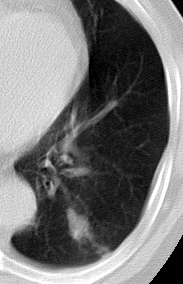
%> input picture CTcase_input_images/CTcase6.pgm, 183 x 284 px
$ octave Lung_nodule_detection.m   (GNU Octave 9; MATLAB toolbox functions it lacks are replaced by stand-ins)
%> lines starting %> are read from the running program, lines starting %| are printed output that depends on the picture; in (x1, y1, x2, y2) boxes, pixels count from 0 and x2, y2 are one past the last pixel; in counts of white or black regions, pixels touching at a corner belong together; the program's own positions count from 1; long printed decimals are rounded
clc;
clear all;

img=imread('CTcase6.pgm');
%> img is the input picture: size 284x183 uint8; min 0, max 255, mean 119.2
figure(1);
imshow(img);
title('original image');
[m l]=size(img);
%> m = 284; l = 183
N=m*l; %total number of pixels in the image
%> N = 51972

[num graylevel]=imhist(img);
%> num = 256 values, max 980 at index 1, min 25 at index 255, mean 203; graylevel = 256 values from 0 to 255
figure(2);
stem(graylevel,num);
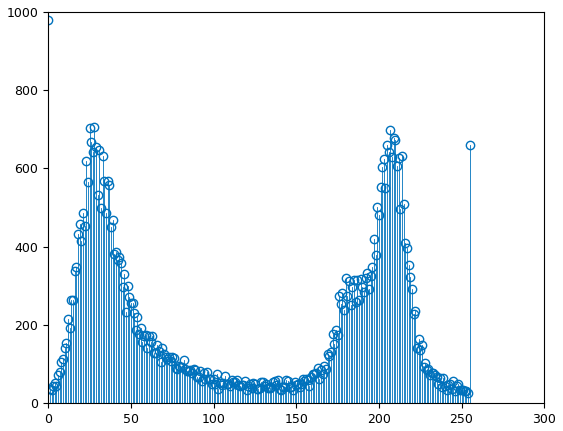
%> figure redrawn from the program's plot data; highest point at x = 0, y = 980
L=length(graylevel);
%> L = 256
p=num/N;
%> p = 256 values, max 0.0189 at index 1, min 0.000481 at index 255, mean 0.00391
%display(p);
w0=zeros(1,L);
u0=zeros(1,L);
u1=zeros(1,L);
for k=1:L
    for i=1:k
        w0(k)=w0(k)+p(i);
    end
    w1(k)=1-w0(k);
end
%> after the loop, w0 = 256 values from 0.0189 to 1; w1 = 256 values, max 0.981 at index 1, min 4.44e-16 at index 256, mean 0.466

for k=1:L
    for i=1:k
        u0(k)=u0(k)+(i*p(i));
    end
    u0(k)=u0(k)/w0(k);
    for i=k+1:L
        u1(k)=u1(k)+(i*p(i));
    end
    u1(k)=u1(k)/w1(k);
end
%> after the loop, u0 = 256 values from 1 to 120.2; u1 = 256 values, max 256 at index 255, min 0 at index 256, mean 195.8

uT=0;
for i=1:L
    uT=uT+(i*p(i));
end
%> this loop made 256 passes
%> uT on passes 1 to 3: 0.0189, 0.0203, 0.0223
%> after the loop, uT = 120.2

% display(uT);
% x=(w0(50)*u0(50))+(w1(50)*u1(50));
% display(x);

var0=zeros(1,L);
var1=zeros(1,L);

for k=1:L
    for i=1:k
        var0(k)=var0(k)+(((i-u0(k))^2)*p(i));
    end
    var0(k)=var0(k)/w0(k);
    for i=k+1:L
        var1(k)=var1(k)+(((i-u1(k))^2)*p(i));
    end
    var1(k)=var1(k)/w1(k);
end
%> after the loop, var0 = 256 values from 0 to 6893.7; var1 = 256 values, max 6747.7 at index 1, min 0 at index 256, mean 1617.5

varT=0;
for i=1:L
    varT=varT+(((i-uT)^2)*p(i));
end
%> this loop made 256 passes
%> varT on passes 1 to 3: 268, 278, 287.2
%> after the loop, varT = 6893.7

varB=zeros(1,L);
for k=1:L
    varB(k)=w0(k)*w1(k)*((u1(k)-u0(k))^2);
    n(k)=varB(k)/varT;
end
%> after the loop, n = 256 values, max 0.907 at index 120, min 9.31e-16 at index 256, mean 0.584; varB = 256 values, max 6254.5 at index 120, min 6.42e-12 at index 256, mean 4027

[C I]=max(varB);
%> C = 6254.5; I = 120
display(I);
%| I = 120

for j=1:m
    for q=1:l
        if img(j,q)>I
            img(j,q)=0;
        elseif img(j,q)<=I
            img(j,q)=img(j,q);
        end
    end
end
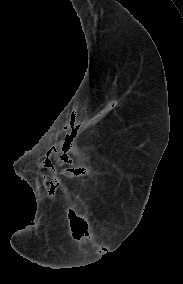
%> img: size 284x183 uint8; min 0, max 120, mean 20.5

figure(3);
imshow(img);
title('segmented image');

img1=imfill(img,'holes');
figure(4);
imshow(img1);
img1=imclose(img1,strel('ball',2,2));
figure(5);
imshow(img1);
title('morphologically filtered image');

h=fspecial('log',[5 5],0.8);
img2=imfilter(img1,h);
figure(6);
imshow(img2);
title('edge detected image');
img3=imadd(img2,img1);
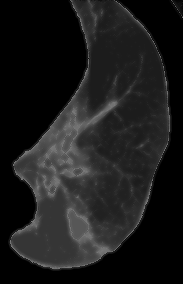
%> img3: size 284x183 uint8; min 0, max 120, mean 27.3
figure(7);
imshow(img3);
title('edge enhanced image');

[m1 l1]=size(img3);
%> m1 = 284; l1 = 183
N1=m1*l1; %total number of pixels in the image
%> N1 = 51972

[num1 graylevel1]=imhist(img3);
%> num1 = 256 values, max 23722 at index 1, min 0 at index 122, mean 203; graylevel1 = 256 values from 0 to 255
figure(8);
stem(graylevel1,num1);
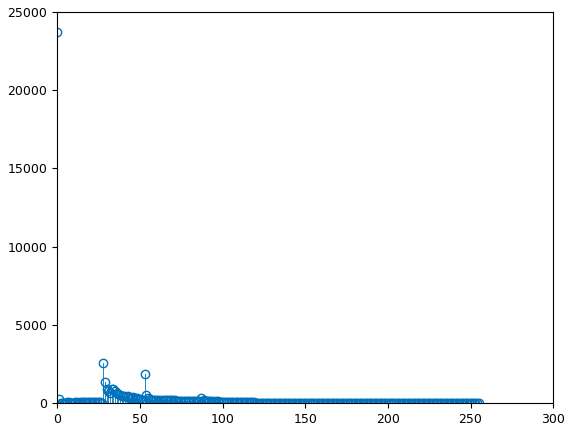
%> figure redrawn from the program's plot data; highest point at x = 0, y = 23722
L1=length(graylevel1);
%> L1 = 256
p1=num1/N1;
%> p1 = 256 values, max 0.456 at index 1, min 0 at index 122, mean 0.00391
%display(p);

w10=zeros(1,80);
u10=zeros(1,80);
u11=zeros(1,80);
for k=1:80
    for i=25:25+k
        w10(k)=w10(k)+p1(i);
    end
    w11(k)=1-w10(k);
end
%> after the loop, w10 = 80 values from 0.00187 to 0.497; w11 = 80 values, max 0.998 at index 1, min 0.503 at index 80, mean 0.655

for k=1:80
    for i=25:25+k
        u10(k)=u10(k)+(i*p1(i));
    end
    u10(k)=u10(k)/w10(k);
    for i=k+25+1:105
        u11(k)=u11(k)+(i*p1(i));
    end
    u11(k)=u11(k)/w11(k);
end
%> after the loop, u10 = 80 values from 25.51 to 50.49; u11 = 80 values, max 25.12 at index 1, min 0 at index 80, mean 14.22

u1T=0;
for i=25:105
    u1T=u1T+(i*p1(i));
end
%> this loop made 81 passes
%> u1T on passes 1 to 12: 0.0231, 0.0476, 0.0731, 0.0951, 1.52, 2.29, 2.85, 3.32, 3.74, 4.33, 4.92, 5.45
%> after the loop, u1T = 25.12

display(uT);
%| uT = 120.22
% x=(w0(50)*u0(50))+(w1(50)*u1(50));
% display(x);

var10=zeros(1,80);
var11=zeros(1,80);

for k=1:80
    for i=25:k+25
        var10(k)=var10(k)+(((i-u10(k))^2)*p1(i));
    end
    var10(k)=var10(k)/w10(k);
    for i=k+25+1:105
        var11(k)=var11(k)+(((i-u11(k))^2)*p1(i));
    end
    var11(k)=var11(k)/w11(k);
end
%> after the loop, var10 = 80 values, max 415.9 at index 80, min 0.25 at index 1, mean 148.1; var11 = 80 values, max 861.4 at index 36, min 0 at index 80, mean 636.8

var1T=0;
for i=25:105
    var1T=var1T+(((i-u1T)^2)*p1(i));
end
%> this loop made 81 passes
%> var1T on passes 1 to 12: 1.32e-05, 0.000744, 0.00408, 0.0106, 0.751, 1.36, 1.98, 2.69, 3.48, 4.83, 6.49, 8.22
%> after the loop, var1T = 527.2

var1B=zeros(1,80);
for k=1:80
    var1B(k)=w10(k)*w11(k)*((u11(k)-u10(k))^2);
    n1(k)=var1B(k)/var1T;
end
%> after the loop, n1 = 80 values from 5.27e-07 to 1.21; var1B = 80 values from 0.000278 to 637.4

[C1 I1]=max(var1B);
%> C1 = 637.4; I1 = 80
display(I1);
%| I1 = 80

for j=1:m1
    for q=1:l1
        if img3(j,q)>=I1
            img3(j,q)=256;
        elseif img3(j,q)<I1
            img3(j,q)=0;
        end
    end
end
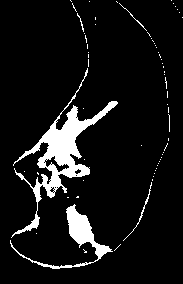
%> img3: size 284x183 uint8; 8.3% white; 66 white regions (61 under 20 px), largest, box (x1, y1, x2, y2) and area: (11, 68, 118, 238) 2935, (10, 204, 113, 269) 1078, (123, 182, 152, 241) 82, (119, 3, 147, 31) 38, (77, 13, 84, 32) 26

figure(9);
im=bwmorph(img3, 'majority');
%> im: size 284x183 logical; 7.7% white; 19 white regions (11 under 20 px), largest, box (x1, y1, x2, y2) and area: (15, 101, 118, 203) 2695, (66, 205, 112, 261) 863, (13, 214, 40, 236) 147

imshow(im);
title('nodule detected image');

[l num]=bwlabel(im);
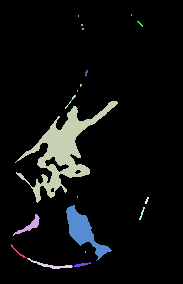
%> l: size 284x183 double; 20 distinct labels, from 0 to 19; one colour per label, 0 black
%> num = 19
display(num);
%| num = 19


% to calculate area
area=zeros(1,num);
for f=1:num
    [r c]=find(l==f);
    area(f)=numel(r);
end
%> this loop made 19 passes
%> (r, c) on passes 8 to 13: ([91; 92], [78; 78]), ([197; 198], [78; 78]), ([16; 17], [79; 79]), ([85; 86; 87; 85; 86], [81; 81; 81; 82; 82]), ([25; 26; 25; 26], [82; 82; 83; 83]), ([29; 30; 29; 30], [83; 83; 84; 84])
%> after the loop, area = 19 values, max 2695 at index 3, min 2 at index 8, mean 210.8
display(area);
%| area =
%|  Columns 1 through 11:
%|      32    147   2695    117     23    863     41      2      2      2      5
%|  Columns 12 through 19:
%|       4      4     14      2      2     11     24     15

%to calculate circularity
%to calculate perimeter

per=zeros(1,num);
per1=zeros(1,num);
cir=zeros(1,num);
for f1=1:num
    [r1 c1]=find(l==f1);
    [u v]=min(c1);
    r2=r1(v); c2=c1(v);
    s=r1(v); t=c1(v);
    w=im(r2,c2);
    a=[];
    b=[];
    g=1;
    a(1)=s;
    b(1)=t;
    d=5;
    count=0;
    while 1
        if d==0
            count=count+1;
            if (c2~=l1 && im(r2,c2+1)==w)
                d=mod((d+7),8);
                g=g+1;
                a(g)=r2;
                b(g)=c2+1;
                r2=r2;
                c2=c2+1;
            else
                d=d+1;
            end
        end
        if d==1
            count=count+1;
            if (r2~=1 && c2~=l1 && im(r2-1,c2+1)==w)
                d=mod((d+7),8);
                g=g+1;
                a(g)=r2-1;
                b(g)=c2+1;
                r2=r2-1;
                c2=c2+1;
            else
                d=d+1;
            end
        end
        if d==2
            count=count+1;
            if (r2~=1 && im(r2-1,c2)==w)
               d=mod((d+7),8);
                g=g+1;
                a(g)=r2-1;
                b(g)=c2;
                r2=r2-1;
                c2=c2;
            else
                d=d+1;
            end
        end
        if d==3
            count=count+1;
            if (r2~=1 && c2~=1 && im(r2-1,c2-1)==w)
                d=mod((d+7),8);
                g=g+1;
                a(g)=r2-1;
                b(g)=c2-1;
                r2=r2-1;
                c2=c2-1;
            else
                d=d+1;
            end
        end
        if d==4
            count=count+1;
            if (c2~=1 && im(r2,c2-1)==w)
                d=mod((d+7),8);
                g=g+1;
                a(g)=r2;
                b(g)=c2-1;
                r2=r2;
                c2=c2-1;
            else
                d=d+1;
            end
        end
        if d==5
            count=count+1;
            if (r2~=m1 && c2~=1 && im(r2+1,c2-1)==w)
                d=mod((d+7),8);
                g=g+1;
                a(g)=r2+1;
                b(g)=c2-1;
                r2=r2+1;
                c2=c2-1;
            else
                d=d+1;
            end
        end
        if d==6
            count=count+1;
            if (r2~=m1 && im(r2+1,c2)==w)
                d=mod((d+7),8);
                g=g+1;
                a(g)=r2+1;
                b(g)=c2;
                r2=r2+1;
                c2=c2;
            else
                d=d+1;
            end
        end
        if d==7
            count=count+1;
            if (r2~=m1 && c2~=l1 && im(r2+1,c2+1)==w)
                d=mod((d+7),8);
                g=g+1;
                a(g)=r2+1;
                b(g)=c2+1;
                r2=r2+1;
                c2=c2+1;
            else
                d=0;
            end
        end
        if count>8
            if (r2==s && c2==t)
                break
            end
        end
    end


    for i=1:length(b)-1;
       per(f1)=per(f1)+sqrt((a(i)-a(i+1)).^2+(b(i)-b(i+1)).^2);
    end
    cir(f1)=(4*area(f1)*pi)/per(f1).^2;
end
%> this loop made 19 passes
%> (r1, c1, u, s, t) on passes 8 to 12: ([91; 92], [78; 78], 78, 91, 78), ([197; 198], [78; 78], 78, 197, 78), ([16; 17], [79; 79], 79, 16, 79), ([85; 86; 87; 85; 86], [81; 81; 81; 82; 82], 81, 85, 81), ([25; 26; 25; 26], [82; 82; 83; 83], 82, 25, 82)
%> (u, s, t) on passes 1 to 6: (12, 245, 12), (14, 235, 14), (16, 163, 16), (28, 259, 28), (66, 108, 66), (67, 211, 67)
%> after the loop, a = [202 203 204 204 203 202 201 200 199 198 198 199 200 201 202]; b = [146 146 146 147 147 148 148 148 149 149 148 148 147 147 146]; cir = 19 values, max 3.14 at index 12, min 0.083 at index 3, mean 1.09; per = 19 values, max 638.9 at index 3, min 4 at index 8, mean 63.69
display(per);
%| per =
%|  Columns 1 through 7:
%|     40.5269    77.8406   638.9087    99.1127    34.8701   174.9949    36.4853
%|  Columns 8 through 14:
%|      4.0000     4.0000     4.0000     5.4142     4.0000     4.0000    14.2426
%|  Columns 15 through 19:
%|      4.0000     4.0000    14.7279    29.3137    15.6569
display(cir);
%| cir =
%|  Columns 1 through 7:
%|    0.2448   0.3049   0.08296   0.1497   0.2377   0.3541   0.387
%|  Columns 8 through 14:
%|    1.571   1.571   1.571   2.143   3.142   3.142   0.8673
%|  Columns 15 through 19:
%|    1.571   1.571   0.6373   0.351   0.7689

for f1=1:num
    im=bwboundaries(l==f1);
    c=cell2mat(im(1));
    for i=1:size(c,1)-1
        per1(f1)=per1(f1)+sqrt((c(i,1)-c(i+1,1)).^2+(c(i,2)-c(i+1,2)).^2);
    end
end
%> this loop made 19 passes
%> c on passes 8, 9, 10, 11, 12, 13, 15, 16: [91 78; 92 78; 91 78], [197 78; 198 78; 197 78], [16 79; 17 79; 16 79], [85 81; 85 82; 86 82; 87 81; 86 81; 85 81], [25 82; 25 83; 26 83; 26 82; 25 82], [29 83; 29 84; 30 84; 30 83; 29 83], [252 86; 253 86; 252 86], [15 132; 16 132; 15 132]
%> after the loop, per1 = 19 values, max 638.6 at index 3, min 2 at index 8, mean 63.14
display(per1);
%| per1 =
%|  Columns 1 through 7:
%|     40.5269    77.8406   638.5656    99.1127    34.8701   174.9949    36.4853
%|  Columns 8 through 14:
%|      2.0000     2.0000     2.0000     5.4142     4.0000     4.0000    14.2426
%|  Columns 15 through 19:
%|      2.0000     2.0000    14.7279    29.3137    15.6569

figure(10);
scatter(area,cir);
ylim([0 1.5]);
xlim([0 900]);
xlabel('area');
ylabel('circularity');
yL = get(gca,'YLim');
line([25 25],yL,'Color','r');
line([450 450],yL,'Color','r');
xL = get(gca,'XLim');
line(xL,[0.45 0.45],'Color','b');
line(xL,[1 1],'Color','b');

figure(11);
scatter(area, per);
xlabel('area');
ylabel('perimeter');
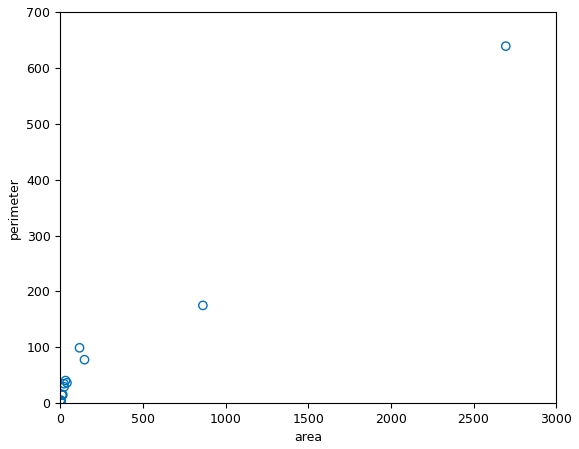
%> figure redrawn from the program's plot data

% to calculate centroid of the objects
centroidx=zeros(1,num);
centroidy=zeros(1,num);
for j=1:num
    [r2 c2]=find(l==j);
    centroidx(j)=mean(c2);
    centroidy(j)=mean(r2);
end
%> this loop made 19 passes
%> (r2, c2) on passes 8 to 13: ([91; 92], [78; 78]), ([197; 198], [78; 78]), ([16; 17], [79; 79]), ([85; 86; 87; 85; 86], [81; 81; 81; 82; 82]), ([25; 26; 25; 26], [82; 82; 83; 83]), ([29; 30; 29; 30], [83; 83; 84; 84])
%> after the loop, centroidx = 19 values, max 147.4 at index 19, min 18.53 at index 1, mean 85.26; centroidy = 19 values, max 265.8 at index 4, min 15.5 at index 16, mean 143.3

% to find the true detection using distance formula
casenumber=input('enter the case number:');
%> the answer given: 3
centerx=[80 110 57 138 73 78];
centery=[166 233 120 87 182 226];
distance=zeros(1,num);
 for j=1:num
     distance(j)=sqrt((centroidx(j)-centerx(casenumber)).^2+(centroidy(j)-centery(casenumber)).^2);
 end
%> this loop made 19 passes
%> after the loop, distance = 19 values, max 147.4 at index 7, min 23.35 at index 5, mean 97.99
 display(distance);
%| distance =
%|  Columns 1 through 8:
%|    137.941   109.437    31.909   145.906    23.345   115.093   147.435    35.401
%|  Columns 9 through 16:
%|     80.295   105.812    42.012    97.880    94.300    55.080   135.636   128.628
%|  Columns 17 through 19:
%|    127.177   127.158   121.425

 [v i]=min(distance);
%> v = 23.35; i = 5
 area_truenodule=area(i);
%> area_truenodule = 23
 circularity_truenodule=cir(i);
%> circularity_truenodule = 0.238
 display(centroidx(i));
%| 71.435
 display(centroidy(i));
%| 101.65
 display(area_truenodule);
%| area_truenodule = 23
 display(circularity_truenodule);
%| circularity_truenodule = 0.2377
